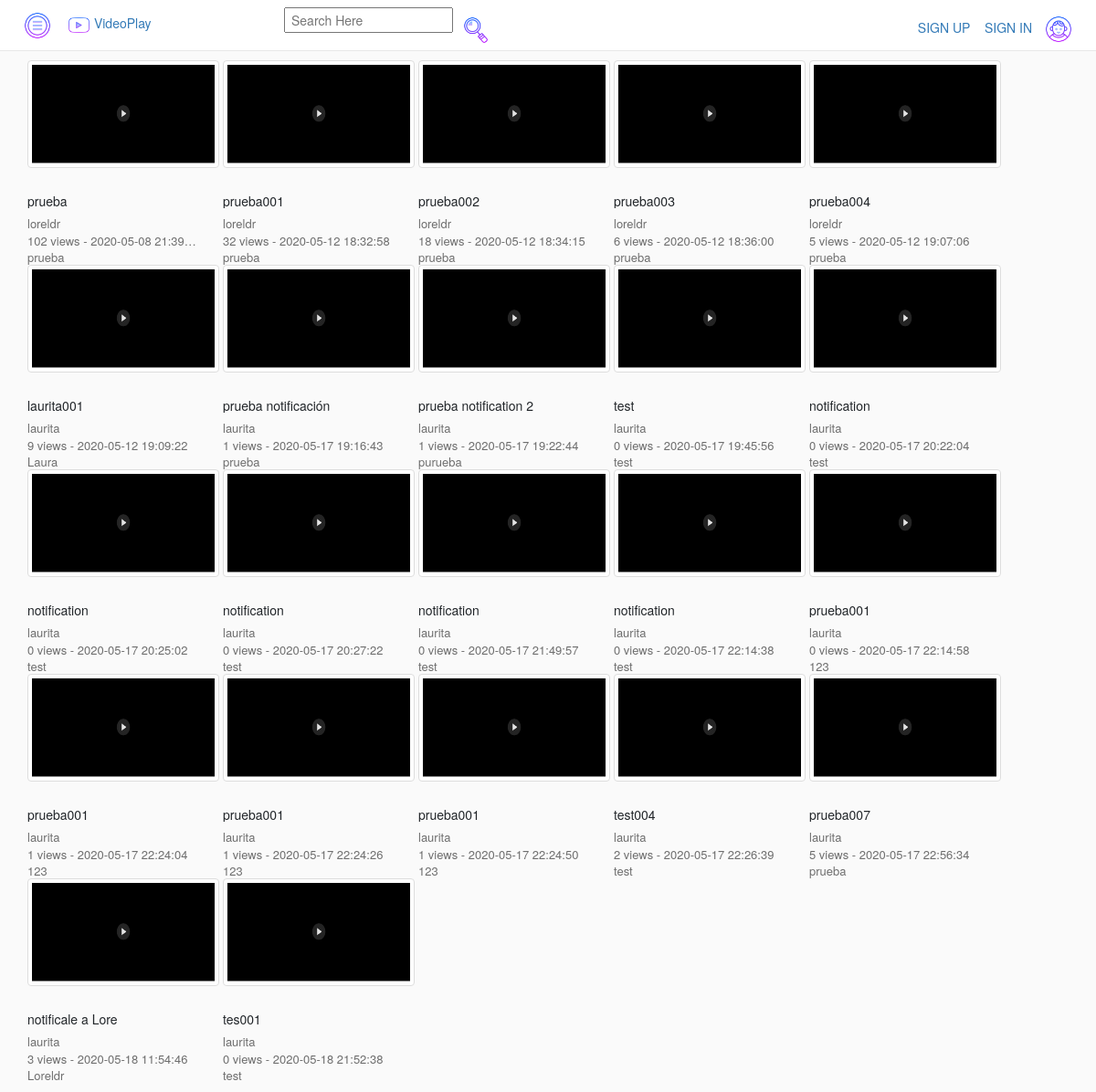
The page /videoPlay/index.php on the database its author committed.
### tables this page shows
CREATE TABLE `video` (
  `id` int(11) NOT NULL,
  `title` varchar(70) NOT NULL,
  `uploadedBy` varchar(50) NOT NULL,
  `description` varchar(500) NOT NULL,
  `privacy` int(11) NOT NULL,
  `filePath` varchar(1000) NOT NULL,
  `category` int(11) DEFAULT NULL,
  `uploadDate` datetime NOT NULL DEFAULT current_timestamp(),
  `views` int(11) DEFAULT 0,
  `duration` varchar(50) DEFAULT NULL
);

### videoPlay/application/controllers/Welcome.php (called while the page is built, shortened)
<?php
class Welcome extends CI_Controller {
	public function __construct()
    {
			$this->load->helper(array('form', 'url'));
			$this->load->library('session');
			$this->load->model('video_model');
			$this->load->model('user_model');
    }
	public function index()
	{
		$this->load->database();
		$option=$this->input->get('option');
		if($option==2){
			$videos=$this->video_model->getVideosLiked($this->session->userdata('username'));
		}else if($option==3){
			$videos=$this->video_model->getVideosSubscription($this->session->userdata('username'));
		}else if($option==4){
			$videos=$this->video_model->getVideosHistory($this->session->userdata('username'));
		}
		else{
			$videos=$this->video_model->getAllVideos();
		}
		if($this->session->userdata('username')){
			$notification=$this->video_model->getNotification($this->session->userdata('username'));
            $this->session->set_userdata('notification',$notification);
			$data['userLogged']=$this->session->userdata('username');
			$data['subscriptions']=$this->user_model->getSubscriptions($this->session->userdata('username'));
			$this->load->view('templates/headerLogged',$data);
		}
		else{
			$this->load->view('templates/header');
		}
		if(sizeof($videos)==0){
			$data["titleHeader"]="We did not find any video";
			$this->load->view('templates/headerSearch',$data);
			$this->load->view('templates/footerSearch');
		}
		else{
			$this->load->view('templates/gridVideo');
			foreach ($videos as $data){
				$this->load->view('index',$data);
			}
			$this->load->view('templates/footerGridVideo');
		}
		$this->load->view('templates/footer');
	}
}

### videoPlay/index.php (called while the page is built, shortened)
<?php
require_once BASEPATH.'core/CodeIgniter.php';

### videoPlay/application/models/Video_model.php (called while the page is built, shortened)
<?php
class Video_model extends CI_Model
{
 public function getAllVideos() {
        $this->db->order_by("uploadDate", "ASC");
        $query = $this->db->get("video");
        return $query->result();
}
}
?>

### videoPlay/application/views/index.php (the view)
<div class="videoSection">
<a href=<?php echo base_url('watch?id='.$id); ?>>
                    <div class='videoGridItem'>
                    <div class='thumbnail'>
                    <img src=<?php echo base_url('assets/images/Thumbnail.png'); ?>>
                </div>
                    <div class='details'>
                    <h3 class='title'><?php echo $title?></h3>
                    <span class='username'><?php echo $uploadedBy?></span>
                    <div class='stats'>
                        <span class='viewCount'><?php echo $views?> views - </span>
                        <span class='timeStamp'><?php echo $uploadDate?></span>
                    </div>
                    <span class='description'><?php echo $description?></span>
                </div>
                    </div>
                </a>
                </div>

### videoPlay/application/views/templates/header.php (shortened to what this page needs)
<!DOCTYPE html>
<html>
    <head>
        <link rel="stylesheet" href="https://stackpath.bootstrapcdn.com/bootstrap/4.4.1/css/bootstrap.min.css">
        <link href="<?php echo base_url('assets/css/style.css'); ?>" type="text/css" rel="stylesheet" />
        <link rel="stylesheet" href="https://maxcdn.bootstrapcdn.com/bootstrap/3.3.6/css/bootstrap.min.css" />
        <link rel="stylesheet" href="https://twitter.github.io/typeahead.js/css/examples.css" />
</head>
    <body>
    <div id="pageContainer">
        <div id="mastHeadContainer">
            <button class="navShowHide">
                <img src="<?php echo base_url('assets/images/menu3.png'); ?>">
            </button>
            <a class="logoContainer" href="<?php echo base_url('welcome'); ?>">
                <img src="<?php echo base_url('assets/images/youtube2.png'); ?>">
                VideoPlay
            </a>
            <div class=" container searchBarContainer">
                <form action="search" method="GET">
                <div id="prefetch">
                    <input type="text" name="search" i class="searchClass typeahead" placeholder="Search Here" />
                </div>
                   <button class="searchButton">
                      <img src="<?php echo base_url('assets/images/search.png'); ?>">
                </form>
            </div>
            <div class="rightIcons">
            <a href="<?php echo base_url('signUp'); ?>">
                SIGN UP
            </a>
            <a href="<?php echo base_url('signIn'); ?>">
                SIGN IN
            <img src="<?php echo base_url('assets/images/maleuser.png'); ?>">
            </a>
            </div>
        </div>
        <div id="mainSectionContainer">
        <div id="mainContentContainer">

### videoPlay/application/views/templates/gridVideo.php
<div class="videoGrid">

### videoPlay/application/views/templates/footerGridVideo.php
</div>

### videoPlay/application/views/templates/footer.php (shortened to what this page needs)
        </div>
        </div>
        </div>
    </body>
</html>

### videoPlay/assets/css/style.css (style rules this page uses)
html, body { height: 100%; padding: 0; margin: 0; }
#pageContainer { width: 100%; height: 100%; background-color: #fafafa; }
#mastHeadContainer { width: 100%; height: 56px; position: fixed; top: 0; left: 0; padding: 7px 16px; box-sizing: border-box; border-bottom: 1px solid #e8e8e8; background-color: #fff; z-index: 1; display: flex; align-items: center; }
#mastHeadContainer button, #mastHeadContainer .rightIcons img { cursor: pointer; background-color: transparent; width: 50px; height: 50px; border: none; box-sizing: border-box; padding: 8px; }
#mastHeadContainer .rightIcons { height: 100%; }
#mastHeadContainer button img { width: 100%; }
#mastHeadContainer .logoContainer { width: 150px; }
#mastHeadContainer .logoContainer img { height: 25px; margin-left: 8px; }
#mainSectionContainer { padding-top: 56px; display: flex; }
#mainContentContainer { padding: 10px 30px; display: flex; flex: 1; background-color: #fafafa; box-sizing: border-boxå; }
#mastHeadContainer .searchBarContainer { margin: 0 40px; flex: 1; height: 40px; display: flex; }
#mastHeadContainer .searchBarContainer form { margin: 0 40px; flex: 1; display: flex; }
#mastHeadContainer .searchBarContainer .searchClass { flex: 1; color: #111; max-width: 600px; font-size: 14px; font-weight: 100; padding: 2px 6px; }
.videoGrid { display: flex; flex-wrap: wrap; }
.videoGridItem { height: 200px; margin-right: 4px; margin-bottom: 24px; }
.videoGridItem .thumbnail { width: 210px; height: 118px; position: relative; }
.videoGridItem .thumbnail img { width: 100%; height: 100%; }
.videoGridItem .details { padding-right: 24px; position: relative; cursor: pointer; display: flex; flex-direction: column; width: 210px; }
.videoGridItem .details .title { margin: 8px 0; max-height: 32px; overflow: hidden; font-size: 14px; font-weight: 500; line-height: 16px; color: #212529; }
.videoGridItem .details .username, .videoGridItem .details .stats { color: rgba(17,17,17,0.6); font-size: 13px; overflow-x: hidden; text-overflow: ellipsis; white-space: nowrap; }
.videoGridItem .details .description { color: rgba(17,17,17,0.6); font-size: 13px; font-weight: 500; }

### rows shown on the page
video: title "prueba", uploadedBy "loreldr", views "102", uploadDate "2020-05-08 21:39…", description "prueba"
video: title "prueba001", uploadedBy "loreldr", views "32", uploadDate "2020-05-12 18:32:58", description "prueba"
video: title "prueba002", uploadedBy "loreldr", views "18", uploadDate "2020-05-12 18:34:15", description "prueba"
video: title "prueba003", uploadedBy "loreldr", views "6", uploadDate "2020-05-12 18:36:00", description "prueba"
video: title "prueba004", uploadedBy "loreldr", views "5", uploadDate "2020-05-12 19:07:06", description "prueba"
video: title "laurita001", uploadedBy "laurita", views "9", uploadDate "2020-05-12 19:09:22", description "Laura"
video: title "prueba notificación", uploadedBy "laurita", views "1", uploadDate "2020-05-17 19:16:43", description "prueba"
video: title "prueba notification 2", uploadedBy "laurita", views "1", uploadDate "2020-05-17 19:22:44", description "purueba"
video: title "test", uploadedBy "laurita", views "0", uploadDate "2020-05-17 19:45:56", description "test"
video: title "notification", uploadedBy "laurita", views "0", uploadDate "2020-05-17 20:22:04", description "test"
video: title "notification", uploadedBy "laurita", views "0", uploadDate "2020-05-17 20:25:02", description "test"
video: title "notification", uploadedBy "laurita", views "0", uploadDate "2020-05-17 20:27:22", description "test"
video: title "notification", uploadedBy "laurita", views "0", uploadDate "2020-05-17 21:49:57", description "test"
video: title "notification", uploadedBy "laurita", views "0", uploadDate "2020-05-17 22:14:38", description "test"
video: title "prueba001", uploadedBy "laurita", views "0", uploadDate "2020-05-17 22:14:58", description "123"
video: title "prueba001", uploadedBy "laurita", views "1", uploadDate "2020-05-17 22:24:04", description "123"
video: title "prueba001", uploadedBy "laurita", views "1", uploadDate "2020-05-17 22:24:26", description "123"
video: title "prueba001", uploadedBy "laurita", views "1", uploadDate "2020-05-17 22:24:50", description "123"
video: title "test004", uploadedBy "laurita", views "2", uploadDate "2020-05-17 22:26:39", description "test"
video: title "prueba007", uploadedBy "laurita", views "5", uploadDate "2020-05-17 22:56:34", description "prueba"
video: title "notificale a Lore", uploadedBy "laurita", views "3", uploadDate "2020-05-18 11:54:46", description "Loreldr"
video: title "tes001", uploadedBy "laurita", views "0", uploadDate "2020-05-18 21:52:38", description "test"
